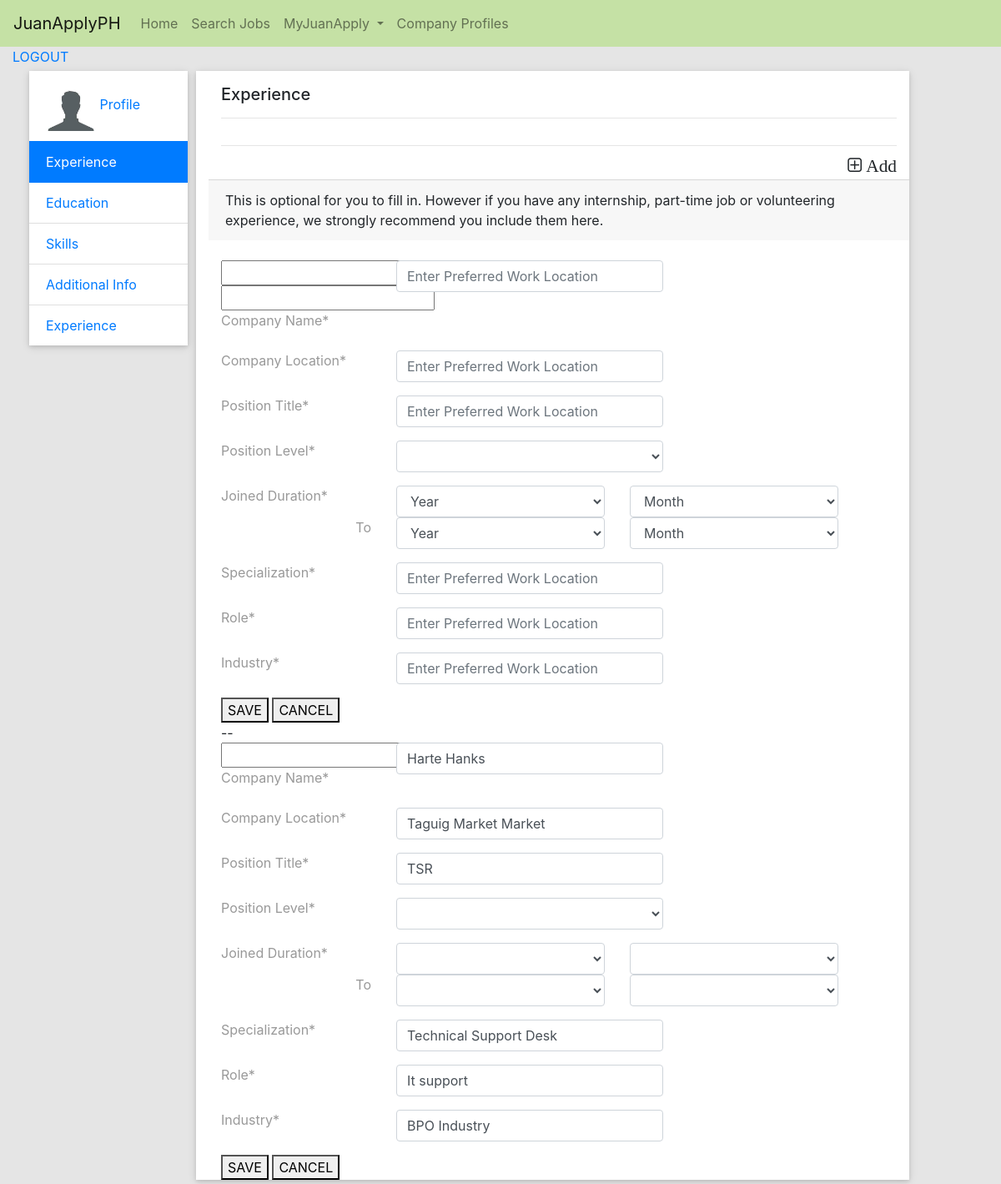
Page /work_experience.php?edit_exp_info=2 (signed in) on the committed database.
### tables this page shows
CREATE TABLE `work_experience` (
  `id_workexp` int(11) NOT NULL,
  `id_user` int(11) NOT NULL,
  `company_name` varchar(255) NOT NULL,
  `company_location` varchar(255) NOT NULL,
  `position` varchar(255) NOT NULL,
  `position_level` varchar(255) NOT NULL,
  `joined_year` int(111) NOT NULL,
  `joined_month` varchar(255) NOT NULL,
  `joined_year_to` int(11) NOT NULL,
  `joined_month_to` varchar(255) NOT NULL,
  `specialization` varchar(255) NOT NULL,
  `role` varchar(255) NOT NULL,
  `industry` varchar(255) NOT NULL,
  `since_year` int(111) NOT NULL,
  `since_month` varchar(255) NOT NULL,
  `experience_level` varchar(255) NOT NULL
);

### core/init.php (called while the page is built, shortened)
<?php
include 'database/connection.php';
include 'classes/users.class.php';
$users = new Users();
?>

### core/database/connection.php (called while the page is built, shortened)
<?php
class DbConnection
{
	public function __construct()
	{
		$this->conn = mysqli_connect("localhost","root","","juanapply");
	}
}
?>

### core/classes/users.class.php (called while the page is built, shortened)
<?php
class Users extends DbConnection
{
	public function fetchdata($table){
			$sql = " SELECT * FROM ".$table;
			$array = array();
			$query =mysqli_query($this->conn,$sql);
			while ($row = mysqli_fetch_assoc($query)) {
				$array[] =$row;
			}
			return $array;
	}
}
?>

### work_experience.php (the view, shortened to what this page needs)
<?php
include 'core/init.php';
include 'includes/header.php';
if (isset($_SESSION['usertype'])) {
	$uid = $_SESSION['id'];
}
?>
<div class="container-fluid" id="">
	<a href="home.php?logout=logout">LOGOUT</a>
</div>
	<div class="container"  id="myprofile" style="">
		<div class="row ">
		<div class="col-sm-2 h-100 bodynav sticky-top" style="background-color: transparent; margin:5px;">
			<form method="get">
			 <ul class="list-group list-group-flush">
			  <a href="myprofile.php"><li class="list-group-item"><img src="assets/images/defaultimgpic.jpeg" style="width: 60px; height: 60px;"> Profile</li></a>
			  <a href="work_experience.php"  class="list-group-item active">Experience</a>
			  <a href="education.php"  class="list-group-item">Education</a>
			  <a href=""  class="list-group-item">Skills</a>
			  <a href="additional_info.php"  class="list-group-item">Additional Info</a>
			  <a href=""  class="list-group-item">Experience</a>
			</ul>
			</form>
		</div>
		<div class="col-sm-9 bodyresult float-right" style="background-color: white;  margin:5px;">
					<div class="row mt-3">
						<div class="col-sm-12">
							<h5>Experience
							</h5>
							<hr>
						</div>
						<?php
						$myrow2 = $users->fetchdata('work_experience WHERE id_user = "'.$uid.'" AND experience_level !=" "');
						foreach ($myrow2 as $row2) {
						$comp_name = $row2['company_name'];
						$workexpid = $row2['id_workexp'];
						?>
						<?php
						if (isset($_GET['addInfo'])) {
							$addinfo = $_GET['addInfo'];
						?>
						<div class="col-sm-12" id="edit_add_info">
								<form method="post">
									<div class="form-group row">
									  	<div class="col-sm-4">
									  		<input type="hidden" name="idofaddinfo" id="idofaddinfo" value="<?php echo $addinfo; ?>">
											<label for="exp_sal">Expected Salary</label>
									  	</div>
									  	<div class="col-sm-7">
									       <div class="input-group mb-3">
											  <div class="input-group-prepend">
											    <span class="input-group-text" id="basic-addon1">PHP</span>
											  </div>
											 <input type="text" class="form-control" id="exp_sal" name="exp_sal" value="<?php echo ucwords($row2['expected_salary']); ?>" pattern="[0-9]*">
											</div>
									    </div>
									</div>
									<div class="form-group row">
										<div class="col-sm-4 mt-2">
											<label for="pre_loc">Preferred Work Location</label>
										</div>
										<div class="col-sm-7 mt-2">
											<input class="form-control" type="text" id="pre_loc" name="pre_loc" value="<?php echo ucwords($row2['preferred_location']) ?>">
										</div>
									</div>
									<button type="submit" id="submitAddInfo" name="submitAddInfo">SAVE</button>
									<button type="button" id="canceleditAI">CANCEL</button>
								</form>
						</div>
						<?php } ?>
						<?php
						if (!isset($_GET['addInfo'])) {
						?>
						<div class="col-sm-12" id="view_exp_level">
							<div class="row">
								<div class="col-sm-3 mt-2">
									<input type="hidden" name="cmp_nam" id="cmp_nam" value="<?php echo $comp_name; ?>">
									<label>Experience Level</label>
								</div>
								<div class="col-sm-5 mt-2">
									<h6> <?php echo ucwords($row2['experience_level']); ?></h6>
								</div>
								<div class="col-sm-2 mt-2">
									<a href="additional_info.php?addInfo=<?php echo $row2['id_addinfo']; ?>"><i class="fa fa-pencil-square-o fa-lg editAI" aria-hidden="true" id=""></i></a>
								</div>
							</div>
							<br><br>
						</div>
						<?php }  ?>
						<?php } ?>
						<div class="col-sm-12">
							<hr>
									<i class="fa fa-plus-square-o fa-lg fa_add_exp float-right" aria-hidden="true" id="<?php echo $workexpid; ?>"> Add</i>
								<br>
						</div>
						<?php
						if (empty($comp_name)) { ?>
							<div class="col-sm-12" id="expi_note">
						<?php }else{  ?>
						<div class="col-sm-12" id="expi_note" style="display: none;">
						<?php } ?>
							<div class="row">
							<div class="card-footer">
								This is optional for you to fill in. However if you have any internship, part-time job or volunteering experience, we strongly recommend you include them here.
							</div>
							<br>
							</div>
						</div>
						<?php
						if (empty($comp_name)) { ?>
							<div class="col-sm-12" id="add_experience">
						<?php }else{  ?>
							<div class="col-sm-12" id="add_experience" style="display: none;">
						<?php } ?>
							<form method="post" id="exp_form">
							<div class="form-group row">
								<div class="col-sm-3">
									<input type="text" name="idofclickexp" id="idofclickexp" value="">
									<input type="text" name="idofworkexp" value="<?php echo $workexpid; ?>">
							     	<label for="comp_name"> Company Name*</label>
								</div>
							    <div class="col-sm-5">
							       <input type="text" class="form-control" id="comp_name" placeholder="Enter Preferred Work Location" name="comp_name">
							    </div>
							</div>
							<div class="form-group row">
								<div class="col-sm-3">
							     	<label for="comp_loc"> Company Location*</label>
								</div>
							    <div class="col-sm-5">
							       <input type="text" class="form-control" id="comp_loc" placeholder="Enter Preferred Work Location" name="comp_loc">
							    </div>
							</div>
							<div class="form-group row">
								<div class="col-sm-3">
							     	<label for="position"> Position Title*</label>
								</div>
							    <div class="col-sm-5">
							       <input type="text" class="form-control" id="position" placeholder="Enter Preferred Work Location" name="position">
							    </div>
							</div>
							<div class="form-group row">
								<div class="col-sm-3">
							     	<label for="position_lvl"> Position Level*</label>
								</div>
							    <div class="col-sm-5">
							     	<select name="position_lvl" id="position_lvl" class="form-control">
							     		<option> 	</option>
							     		<option title='CEO / SVP / AVP / VP / Director' value='1' > CEO / SVP / AVP / VP / Director </option>
							     	</select>
							    </div>
							</div>
							<div class="form-group row">
								<div class="col-sm-3">
							     	<label for="join_dura"> Joined Duration*</label>
								</div>
							    <div class="col-sm-4">
							        <select class="form-control" id="joined_yr" name="joined_yr">
								      	<option disabled selected> Year </option>
								    </select>
							    </div>
							    <div class="col-sm-4">
							    	<select class="form-control" id="joined_mt" name="joined_mt">
							     		<option disabled selected> Month </option>
						     		</select>
							    </div>
							    <div class="col-sm-3">
							     	<label for="join_dura" class="float-right"> To</label>
								</div>
							     <div class="col-sm-4">
							        <select class="form-control" id="joined_yr_to" name="joined_yr_to">
								      	<option disabled selected> Year </option>
								    </select>
							    </div>
							    <div class="col-sm-4">
							    	<select class="form-control" id="joined_mt_to" name="joined_mt_to">
							     		<option disabled selected> Month </option>
						     		</select>
							    </div>
							</div>
							<div class="form-group row">
								<div class="col-sm-3">
							     	<label for="specialization"> Specialization*</label>
								</div>
							    <div class="col-sm-5">
							       <input type="text" class="form-control" id="specialization" placeholder="Enter Preferred Work Location" name="specialization">
							    </div>
							</div>
							<div class="form-group row">
								<div class="col-sm-3">
							     	<label for="role"> Role*</label>
								</div>
							    <div class="col-sm-5">
							       <input type="text" class="form-control" id="role" placeholder="Enter Preferred Work Location" name="role">
							    </div>
							</div>
							<div class="form-group row">
								<div class="col-sm-3">
							     	<label for="industry"> Industry*</label>
								</div>
							    <div class="col-sm-5">
							       <input type="text" class="form-control" id="industry" placeholder="Enter Preferred Work Location" name="industry">
							    </div>
							</div>
							<button type="submit" id="submitAddExp" name="submitAddExp">SAVE</button>
							<button type="button" id="cancelAddExp">CANCEL</button>
							</form>
							--
						</div>
						<?php
						if (isset($_GET['edit_exp_info'])) {
							$idworkexp = $_GET['edit_exp_info'];
						$myrow4 = $users->fetchdata('work_experience WHERE id_workexp = "'.$idworkexp.'"');
						foreach ($myrow4 as $row4) {
						?>
						<div class="col-sm-12" id="edit_exp">
						<form method="post" id="exp_form_edit">
							<div class="form-group row">
								<div class="col-sm-3">
									<input type="text" name="idofworkexp" value="<?php echo $workexpid; ?>">
							     	<label for="comp_name"> Company Name*</label>
								</div>
							    <div class="col-sm-5">
							       <input type="text" class="form-control" id="comp_name" placeholder="Enter Preferred Work Location" value="<?php echo $row4['company_name']; ?>" name="comp_name">
							    </div>
							</div>
							<div class="form-group row">
								<div class="col-sm-3">
							     	<label for="comp_loc"> Company Location*</label>
								</div>
							    <div class="col-sm-5">
							       <input type="text" class="form-control" id="comp_loc" placeholder="Enter Preferred Work Location" name="comp_loc" value="<?php echo $row4['company_location']; ?>">
							    </div>
							</div>
							<div class="form-group row">
								<div class="col-sm-3">
							     	<label for="position"> Position Title*</label>
								</div>
							    <div class="col-sm-5">
							       <input type="text" class="form-control" id="position" placeholder="Enter Preferred Work Location" name="position" value="<?php echo $row4['position']; ?>">
							    </div>
							</div>
							<div class="form-group row">
								<div class="col-sm-3">
							     	<label for="position_lvl"> Position Level*</label>
								</div>
							    <div class="col-sm-5">
							     	<select name="position_lvl" id="position_lvl" class="form-control">
							     		<option> 	</option>
							     		<option title='CEO / SVP / AVP / VP / Director' value='1' > CEO / SVP / AVP / VP / Director </option>
							     	</select>
							    </div>
							</div>
							<div class="form-group row">
								<div class="col-sm-3">
							     	<label for="join_dura"> Joined Duration*</label>
								</div>
							    <div class="col-sm-4">
							        <select class="form-control" id="joined_yr" name="joined_yr">
							        	<option> 	</option>
								      		<?php
									     	for($year=2024;$year>=1959;$year--){
											if ($year == $row2['joined_year']) {
									     	?>
									     	<option value="<?php echo $year;?>" selected><?php echo $year;?></option>
									     	<?php }else{ ?>
									     	<option value="<?php echo $year;?>"><?php echo $year;?></option>
									     	<?php }} ?>
								    </select>
							    </div>
							    <div class="col-sm-4">
							    	<select class="form-control" id="joined_mt" name="joined_mt">
							    		<option> 	</option>
							     			<?php
									     	$months = array("Jan","Feb","Mar","Apr","May","Jun","Jul","Aug","Sep","Oct","Nov","Dec");
											foreach ($months as $month) {
											if ($month == $row2['joined_month']) {
									     	?>
									     	<option value="<?php echo $month; ?>" selected><?php echo $month; ?></option>
									     	<?php }else{ ?>
									     	<option value="<?php echo $month; ?>"><?php echo $month; ?></option>
									     	<?php }} ?>
						     		</select>
							    </div>
							    <div class="col-sm-3">
							     	<label for="join_dura" class="float-right"> To</label>
								</div>
							     <div class="col-sm-4">
							        <select class="form-control" id="joined_yr_to" name="joined_yr_to">
							        	<option> 	</option>
								      	<?php
									     	for($year=2024;$year>=1959;$year--){
											if ($year == $row2['joined_year_to']) {
									     	?>
									     	<option value="<?php echo $year;?>" selected><?php echo $year;?></option>
									     	<?php }else{ ?>
									     	<option value="<?php echo $year;?>"><?php echo $year;?></option>
									     	<?php }} ?>
								    </select>
							    </div>
							    <div class="col-sm-4">
							    	<select class="form-control" id="joined_mt_to" name="joined_mt_to">
							    		<option> 	</option>
							     			<?php
									     	$months = array("Jan","Feb","Mar","Apr","May","Jun","Jul","Aug","Sep","Oct","Nov","Dec");
											foreach ($months as $month) {
											if ($month == $row2['joined_month_to']) {
									     	?>
									     	<option value="<?php echo $month; ?>" selected><?php echo $month; ?></option>
									     	<?php }else{ ?>
									     	<option value="<?php echo $month; ?>"><?php echo $month; ?></option>
									     	<?php }} ?>
						     		</select>
							    </div>
							</div>
							<div class="form-group row">
								<div class="col-sm-3">
							     	<label for="specialization"> Specialization*</label>
								</div>
							    <div class="col-sm-5">
							       <input type="text" class="form-control" id="specialization" placeholder="Enter Preferred Work Location" name="specialization" value="<?php echo $row4['specialization']; ?>">
							    </div>
							</div>
							<div class="form-group row">
								<div class="col-sm-3">
							     	<label for="role"> Role*</label>
								</div>
							    <div class="col-sm-5">
							       <input type="text" class="form-control" id="role" placeholder="Enter Preferred Work Location" name="role" value="<?php echo $row4['role']; ?>">
							    </div>
							</div>
							<div class="form-group row">
								<div class="col-sm-3">
							     	<label for="industry"> Industry*</label>
								</div>
							    <div class="col-sm-5">
							       <input type="text" class="form-control" id="industry" placeholder="Enter Preferred Work Location" name="industry" value="<?php echo $row4['industry']; ?>">
							    </div>
							</div>
							<button type="submit" id="submitEditExp" name="submitEditExp">SAVE</button>
							<button type="button" id="cancelEditExp">CANCEL</button>
						</form>
						</div>
						<?php }  ?>
						<?php }  ?>
					</div>
		</div>
		</div>
	</div>
<?php
include 'includes/footer.php';
?>

### assets/css/style.css (style rules this page uses)
body { background: #e5e5e5; }
#myprofile .bodynav { padding: 0px; background-color: #f1f1f1; box-shadow: 0 2px 4px 0 rgba(0,0,0,0.10),0 2px 10px 0 rgba(0,0,0,0.12)!important; }
#myprofile .bodyresult { padding-left: 30px; background-color: #f1f1f1; box-shadow: 0 2px 4px 0 rgba(0,0,0,0.10),0 2px 10px 0 rgba(0,0,0,0.12)!important; }
#myprofile .bodyresult label { color: #999; }

### rows in the picture
work_experience: comp_name "Harte Hanks", comp_loc "Taguig Market Market", position "TSR", specialization "Technical Support Desk", role "It support", industry "BPO Industry"
